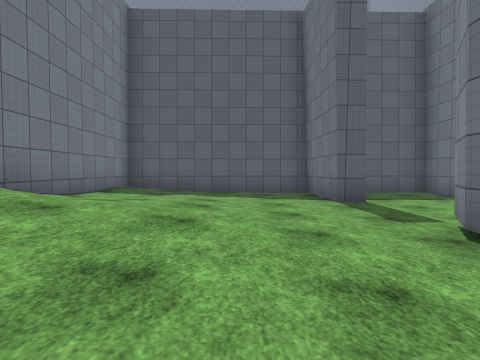
View 1 (above)

13 first-person views from a walk through a scene from a Unity 3-D project. The camera is 1.2 m above the floor, tilts 2° down and sees 80° across. The floor is counted in squares, 2 m on a side. Each view is taken from the middle of a square. On the plan, view 1 faces up. The plan holds only what a view shows up to about 9 squares ahead; the rest is blank. The place goes on beyond the plan. The player is left out. Some animated figures are left out. Surface patterns are stand-ins for the level's own textures.

View 2
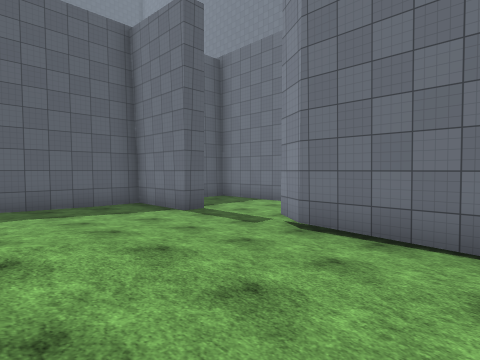

View 3
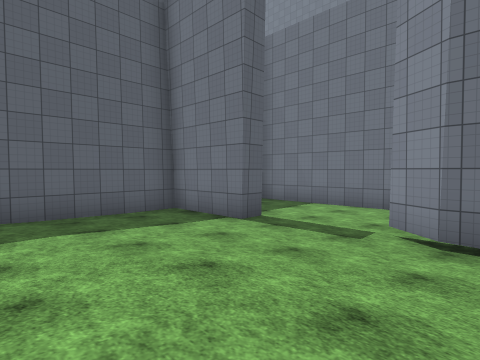

View 4
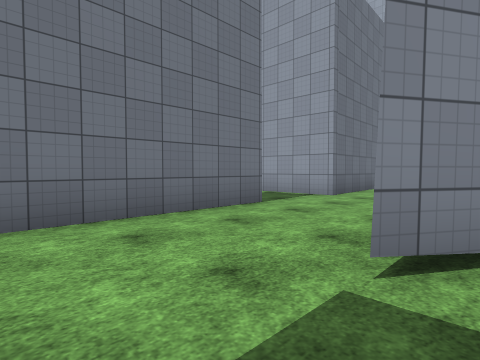

View 5
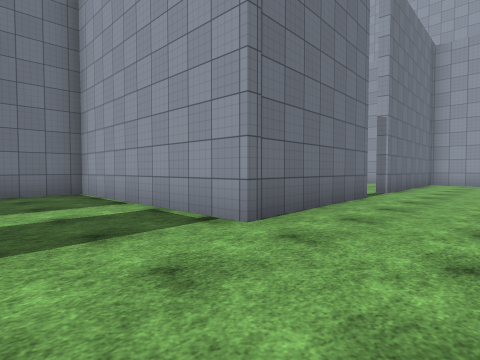

View 6
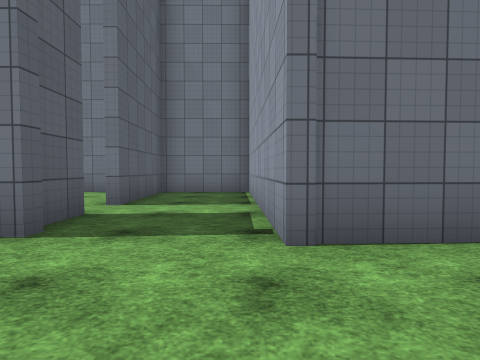

View 7
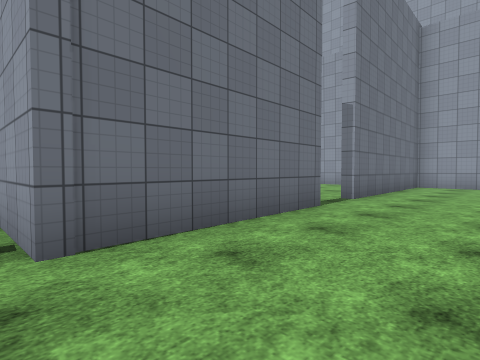

View 8
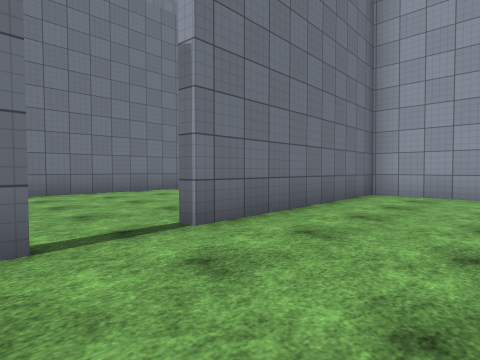

View 9
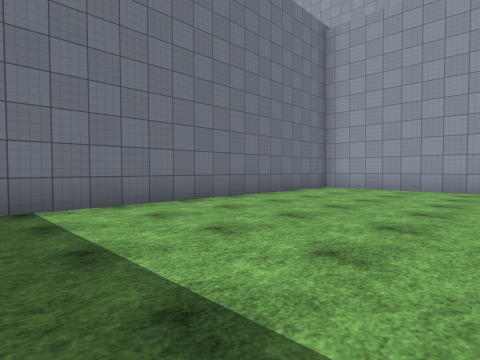

View 10
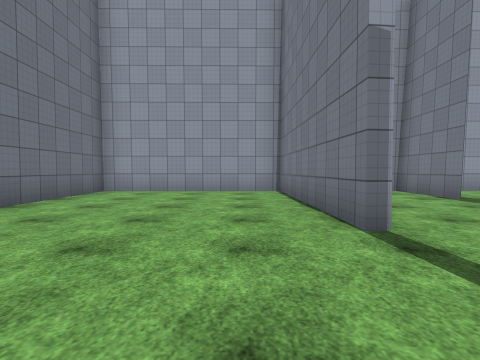

View 11
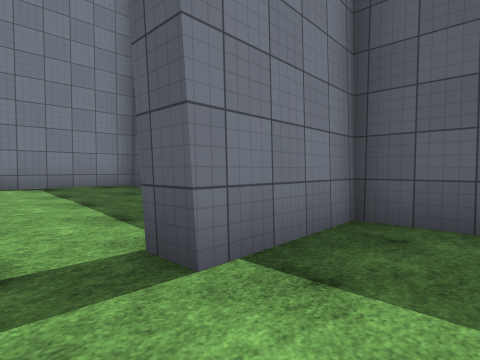

View 12
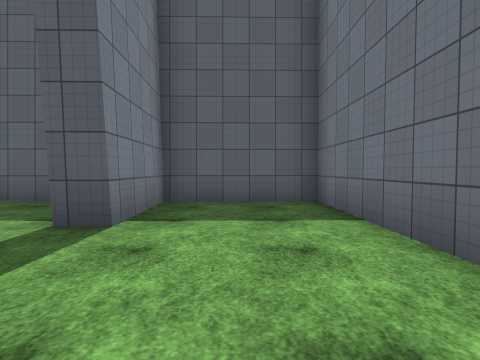

View 13
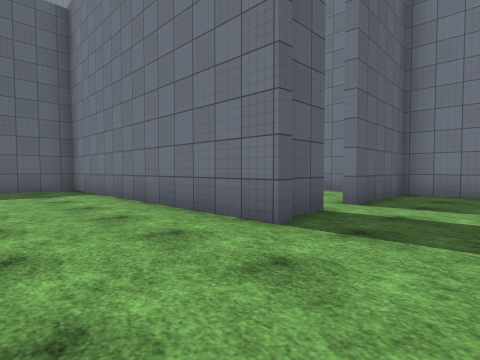

### Floor plan
Key: @ floor where view 1 was taken; # wall or solid block; . main floor; : floor 0.25 m higher than the main floor; + floor 0.5 m higher than the main floor; * floor 0.75 m higher than the main floor; / step, stairs or slope.
Columns run from 4 left of view 1 to 11 right of it. Each row starts with its distance up from view 1.
  9 ###########
  8 #+:::.#...#
  7 ##+:::#...#
  6  #::::#...#
  5  #++::....#
  4  #**::....#
  3   **+:#...#
  2   **+:#...#
  1   /+::#...######
  0   /+@:#........#
 -1        ........#
 -2        ..#######
 -3        ..#.....#
 -4        ..#.....#
 -5        ..#.....#
 -6        ........#
 -7        ...#....#
 -8        ...#....#
 -9        ...#....#
-10       #...#....#
-11      .#...#....#
-12     ############

Positions as (right, up) in squares from view 1, and headings:
1: (0, 0), facing up
2: (-2, 0), facing up-right
3: (-2, 2), facing up-right
4: (2, 5), facing down-right
5: (3, 1), facing down-right
6: (3, -1), facing right
7: (3, -1), facing down-right
8: (3, -5), facing down-right
9: (6, -3), facing down-right
10: (7, -4), facing down
11: (4, 5), facing up-left
12: (4, 3), facing up
13: (3, -1), facing up-right
